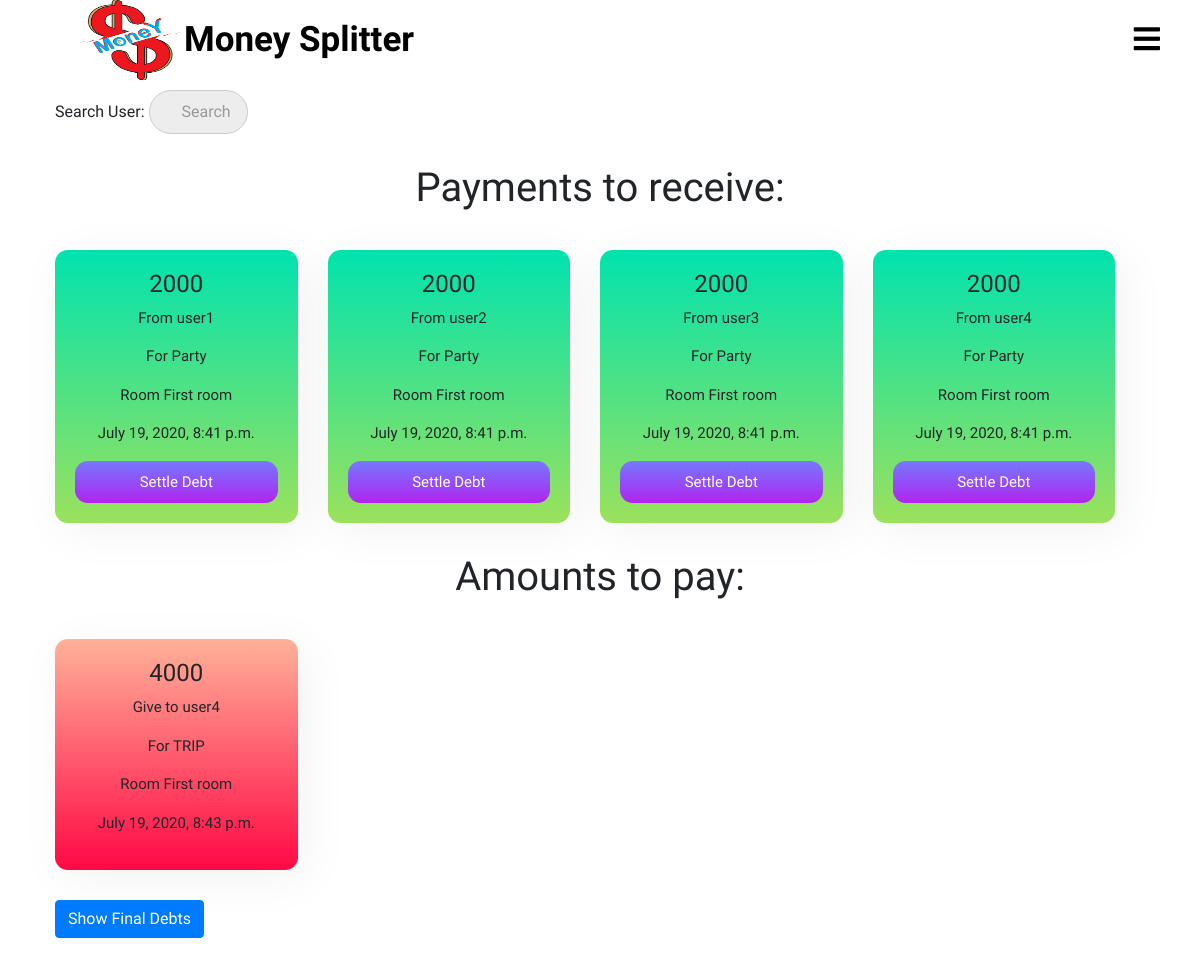
The page /splitter/my_debts/ (signed in) on the database its author committed.
### splitter/models.py (models this page shows, shortened)
class debt(models.Model):
    room = models.ForeignKey(room,on_delete = models.CASCADE, related_name = 'room_debts')
    transaction = models.ForeignKey(transaction, on_delete = models.CASCADE, related_name = 'transactions_debt')
    sender = models.ForeignKey(User, on_delete = models.CASCADE, related_name = 'transaction_sender')
    receiver = models.ForeignKey(User, on_delete= models.CASCADE, related_name = 'transaction_receiver')
    amount = models.IntegerField()

class User(AbstractUser):
    pass

class transaction(models.Model):
    room = models.ForeignKey(room, on_delete = models.CASCADE, related_name = 'room_transaction')
    amount = models.IntegerField()
    reason = models.CharField(max_length = 250)
    created_at = models.DateTimeField(auto_now=True)
    payer = models.ForeignKey(User, on_delete = models.CASCADE, related_name = 'transaction_payer')
    splitters = models.ManyToManyField(User, related_name = "transaction_members")

class room(models.Model):
    creater = models.ForeignKey(User,on_delete=models.CASCADE,related_name="creater")
    name = models.CharField(max_length=250)
    members = models.ManyToManyField(User,through="room_members")

### splitter/views.py (the view, shortened to what this page needs)
# urls.py: path('my_debts/',views.my_debts,name="my_debts"),
def my_debts(request):
    income = debt.objects.filter(receiver=request.user)
    expense = debt.objects.filter(sender=request.user)
    query = request.GET.get("q", None)
    return render(request,'splitter/my_debts.html',{'incomes':income,'expenses':expense})

### templates/splitter/my_debts.html (shortened to what this page needs)
{% extends 'splitter/base.html' %}
{% load static %}
{% block css %}
  <link rel="stylesheet" href="{% static 'css/mysearchbar.css' %}">
  <link rel="stylesheet" href="{% static 'css/my_debts.css' %}">
{% endblock %}
{% block content %}
<div class="container">
  <div class="my-debts-info">
    <form method='GET' action="{% url 'splitter:my_debts' %}">
      <p>Search User: <input type='search' name='q' placeholder='Search'></p>
    </form>
    <div class="my-debts-income">
      <h1>Payments to receive:</h1>
      <div class="row">
         {% if incomes.count == 0 %}
         <h4>No payments to receive!!!</h4>
         {% else %}
        {% for income in incomes %}
        <div class="col-lg-3 col-md-4 col-sm-6 col-12">
          <div class="my-debts-income-info">
            <h4>{{ income.amount }}</h4>
            <p>From {{ income.sender.username }}</p>
            <p>For {{ income.transaction.reason }}</p>
            <p>Room {{ income.room.name }}</p>
            <p>{{ income.transaction.created_at }}</p>
            <a href="{% url 'splitter:delete_debt' pk=income.pk %}" data-target="#{{ income.sender.username }}_{{ income.pk }}" data-toggle="modal">
              <div class="settle-debt-button">
                Settle Debt
              </div>
            </a>
          </div>
        </div>
        {% endfor %}
        {% endif %}
      </div>
    </div>
    <div class="my-debts-expense">
      <h1>Amounts to pay:</h1>
      <div class="row">
        {% if expenses.count == 0 %}
        <h4>No amounts to pay!!!</h4>
        {% else %}
        {% for expense in expenses %}
        <div class="col-lg-3 col-md-4 col-sm-6 col-12">
          <div class="my-debts-expense-info">
            <h4>{{ expense.amount }}</h4>
            <p>Give to {{ expense.receiver.username }}</p>
            <p>For {{ expense.transaction.reason }}</p>
            <p>Room {{ expense.room.name }}</p>
            <p>{{ expense.transaction.created_at }}</p>
          </div>
        </div>
        {% endfor %}
        {% endif %}
      </div>
    </div>
    <a href="{% url 'splitter:final_settlements' %}" class="btn btn-primary final-debts-button">Show Final Debts</a>
  </div>
  </div>
{% endblock %}

### templates/splitter/base.html (shortened to what this page needs)
{% load static %}
<!DOCTYPE html>
<html lang="en" dir="ltr">
  <head>
    <link rel="stylesheet" href="https://stackpath.bootstrapcdn.com/bootstrap/4.5.0/css/bootstrap.min.css">
    <link rel="stylesheet" href="https://pro.fontawesome.com/releases/v5.10.0/css/all.css">
  	<link href="https://unpkg.com/aos@2.3.1/dist/aos.css" rel="stylesheet">
    <link rel="stylesheet" href="{% static 'css/home_page.css' %}">
    {% block css %}
    {% endblock %}
    {% load bootstrap4 %}
    {% bootstrap_css %}
  </head>
  <body>
    <nav>
      <label for="check" class="checkbtn">
        <i class="fas fa-bars"></i>
      </label>
      <a href="{% url 'home' %}">
      <label class="logoimg"> <img src="{% static 'images/akshat. copy.png' %}" alt=""> </label>
      <label class="logo">Money Splitter</label>
      </a>
    </nav>
    {% block content %}
    {% endblock %}
    </body>
</html>

### static/css/home_page.css (style rules this page uses)
* { padding: 0; margin: 0; text-decoration: none; list-style: none; box-sizing: border-box; font-family: 'Merienda One', cursive; }
body,html { overflow-x: hidden; }
:root { var(--IndianRed): #db575b; var(--Aqua): #99ffe4; var(--MiddleBlue): #88cfd3; var(--SteelBlue): #578bb2; var(--BdazzledBlue): #345c98; var(--DarkButton): linear-gradient(to top, #30cfd0 0%, #330867 100%); var(--LightButton): linear-gradient(to top, #48c6ef 0%, #6f86d6 100%); var(--RedButton): linear-gradient(45deg, #874da2 0%, #c43a30 100%); }
nav { background: white; position: sticky; height: 80px; width: 100%; color: white; top: 0; z-index: 100; margin: 0px; }
label.logo { vertical-align: top; font-size: 35px; line-height: 80px; font-weight: bold; color: black; margin: 0; }
label.logoimg { margin-left: 80px; }
label.logoimg img { height: 80px; width: 100px; }
.checkbtn { font-size: 30px; color: black; float: right; line-height: 80px; margin-right: 40px; cursor: pointer; display: none; }
.logoimg { height: 100px; width: 100px; }
@media only screen and (max-width: 1350px) { .checkbtn { display: block; } }

### static/css/my_debts.css (style rules this page uses)
* { margin: 0; padding: 0; }
body,html { margin: 0px; padding: 0; }
.my-debts-info { margin: 0; margin-bottom: 20px; padding: 10px; }
.my-debts-info .my-debts-income { text-align: center; margin: 30px 0px; justify-content: center; }
.my-debts-info .my-debts-expense { text-align: center; margin: 30px 0px; justify-content: center; }
.my-debts-info .my-debts-income .row { width: 100%; }
.my-debts-info .my-debts-expense .row { width: 100%; }
.my-debts-income-info { margin-top: 30px; padding: 20px; box-shadow: .5rem .5rem 3rem 1px rgba(0,0,0,.05); background-image: linear-gradient(to top, #9be15d 0%, #00e3ae 100%); border-radius: .8rem; text-align: center; font-size: 15px; }
.my-debts-expense-info { margin-top: 30px; padding: 20px; box-shadow: .5rem .5rem 3rem 1px rgba(0,0,0,.05); background-image: linear-gradient(to top, #ff0844 0%, #ffb199 100%); border-radius: .8rem; text-align: center; font-size: 15px; }
.my-debts-income-info .settle-debt-button { width: 100%; background-image: linear-gradient(to top, #b224ef 0%, #7579ff 100%); text-align: center; padding: 10px 0px; color: white; text-decoration: none; border-radius: .8rem; }

### rows shown on the page
debt: amount "2000", sender.username "user1", transaction.reason "Party", room.name "First room", transaction.created_at "July 19, 2020, 8:41 p.m."
debt: amount "2000", sender.username "user2", transaction.reason "Party", room.name "First room", transaction.created_at "July 19, 2020, 8:41 p.m."
debt: amount "2000", sender.username "user3", transaction.reason "Party", room.name "First room", transaction.created_at "July 19, 2020, 8:41 p.m."
debt: amount "2000", sender.username "user4", transaction.reason "Party", room.name "First room", transaction.created_at "July 19, 2020, 8:41 p.m."
debt: amount "4000", receiver.username "user4", transaction.reason "TRIP", room.name "First room", transaction.created_at "July 19, 2020, 8:43 p.m."
